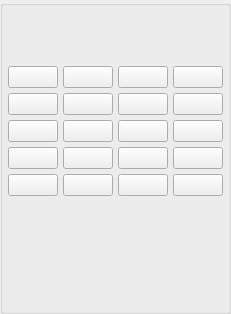
    <widget class="QGroupBox" name="groupBox">
     <property name="styleSheet">
      <string notr="true"/>
     </property>
     <property name="title">
      <string/>
     </property>
     <layout class="QGridLayout" name="gridLayout_5">
      <property name="leftMargin">
       <number>5</number>
      </property>
      <property name="topMargin">
       <number>5</number>
      </property>
      <property name="rightMargin">
       <number>5</number>
      </property>
      <property name="bottomMargin">
       <number>5</number>
      </property>
      <property name="spacing">
       <number>5</number>
      </property>
      <item row="2" column="1">
       <widget class="QPushButton" name="AIn2_Eq">
        <property name="minimumSize">
         <size>
          <width>50</width>
          <height>0</height>
         </size>
        </property>
        <property name="focusPolicy">
         <enum>Qt::NoFocus</enum>
        </property>
        <property name="text">
         <string/>
        </property>
       </widget>
      </item>
      <item row="4" column="3">
       <widget class="QPushButton" name="AIn4_Dyn">
        <property name="minimumSize">
         <size>
          <width>50</width>
          <height>0</height>
         </size>
        </property>
        <property name="focusPolicy">
         <enum>Qt::NoFocus</enum>
        </property>
        <property name="text">
         <string/>
        </property>
       </widget>
      </item>
      <item row="6" column="3">
       <widget class="ConfigGainWidget" name="AIn4_Delay" native="true">
        <property name="minimumSize">
         <size>
          <width>50</width>
          <height>50</height>
         </size>
        </property>
        <property name="MaxValue" stdset="0">
         <double>12.000000000000000</double>
        </property>
        <property name="MinValue" stdset="0">
         <double>-60.000000000000000</double>
        </property>
       </widget>
      </item>
      <item row="1" column="2">
       <widget class="QPushButton" name="AIn3_Mute">
        <property name="minimumSize">
         <size>
          <width>50</width>
          <height>0</height>
         </size>
        </property>
        <property name="focusPolicy">
         <enum>Qt::NoFocus</enum>
        </property>
        <property name="text">
         <string/>
        </property>
        <property name="checkable">
         <bool>true</bool>
        </property>
        <property name="form" stdset="0">
         <cstring>Mute</cstring>
        </property>
       </widget>
      </item>
      <item row="3" column="3">
       <widget class="QPushButton" name="AIn4_xover">
        <property name="minimumSize">
         <size>
          <width>50</width>
          <height>0</height>
         </size>
        </property>
        <property name="focusPolicy">
         <enum>Qt::NoFocus</enum>
        </property>
        <property name="text">
         <string/>
        </property>
       </widget>
      </item>
      <item row="1" column="3">
       <widget class="QPushButton" name="AIn4_Mute">
        <property name="minimumSize">
         <size>
          <width>50</width>
          <height>0</height>
         </size>
        </property>
        <property name="focusPolicy">
         <enum>Qt::NoFocus</enum>
        </property>
        <property name="text">
         <string/>
        </property>
        <property name="checkable">
         <bool>true</bool>
        </property>
        <property name="form" stdset="0">
         <cstring>Mute</cstring>
        </property>
       </widget>
      </item>
      <item row="5" column="3">
       <widget class="QPushButton" name="AIn4_Phase">
        <property name="minimumSize">
         <size>
          <width>50</width>
          <height>0</height>
         </size>
        </property>
        <property name="focusPolicy">
         <enum>Qt::NoFocus</enum>
        </property>
        <property name="text">
         <string/>
        </property>
        <property name="checkable">
         <bool>true</bool>
        </property>
       </widget>
      </item>
      <item row="0" column="0">
       <widget class="ConfigGainWidget" name="AIn1_Gain" native="true">
        <property name="minimumSize">
         <size>
          <width>50</width>
          <height>50</height>
         </size>
        </property>
        <property name="MaxValue" stdset="0">
         <double>12.000000000000000</double>
        </property>
        <property name="MinValue" stdset="0">
         <double>-60.000000000000000</double>
        </property>
       </widget>
      </item>
      <item row="6" column="1">
       <widget class="ConfigGainWidget" name="AIn2_Delay" native="true">
        <property name="minimumSize">
         <size>
          <width>50</width>
          <height>50</height>
         </size>
        </property>
        <property name="MaxValue" stdset="0">
         <double>12.000000000000000</double>
        </property>
        <property name="MinValue" stdset="0">
         <double>-60.000000000000000</double>
        </property>
       </widget>
      </item>
      <item row="2" column="3">
       <widget class="QPushButton" name="AIn4_Eq">
        <property name="minimumSize">
         <size>
          <width>50</width>
          <height>0</height>
         </size>
        </property>
        <property name="focusPolicy">
         <enum>Qt::NoFocus</enum>
        </property>
        <property name="text">
         <string/>
        </property>
       </widget>
      </item>
      <item row="3" column="0">
       <widget class="QPushButton" name="AIn1_xover">
        <property name="minimumSize">
         <size>
          <width>50</width>
          <height>0</height>
         </size>
        </property>
        <property name="focusPolicy">
         <enum>Qt::NoFocus</enum>
        </property>
        <property name="text">
         <string/>
        </property>
       </widget>
      </item>
      <item row="5" column="0">
       <widget class="QPushButton" name="AIn1_Phase">
        <property name="minimumSize">
         <size>
          <width>50</width>
          <height>0</height>
         </size>
        </property>
        <property name="focusPolicy">
         <enum>Qt::NoFocus</enum>
        </property>
        <property name="text">
         <string/>
        </property>
        <property name="checkable">
         <bool>true</bool>
        </property>
       </widget>
      </item>
      <item row="5" column="2">
       <widget class="QPushButton" name="AIn3_Phase">
        <property name="minimumSize">
         <size>
          <width>50</width>
          <height>0</height>
         </size>
        </property>
        <property name="focusPolicy">
         <enum>Qt::NoFocus</enum>
        </property>
        <property name="text">
         <string/>
        </property>
        <property name="checkable">
         <bool>true</bool>
        </property>
       </widget>
      </item>
      <item row="0" column="1">
       <widget class="ConfigGainWidget" name="AIn2_Gain" native="true">
        <property name="minimumSize">
         <size>
          <width>50</width>
          <height>50</height>
         </size>
        </property>
        <property name="MaxValue" stdset="0">
         <double>12.000000000000000</double>
        </property>
        <property name="MinValue" stdset="0">
         <double>-60.000000000000000</double>
        </property>
       </widget>
      </item>
      <item row="3" column="2">
       <widget class="QPushButton" name="AIn3_xover">
        <property name="minimumSize">
         <size>
          <width>50</width>
          <height>0</height>
         </size>
        </property>
        <property name="focusPolicy">
         <enum>Qt::NoFocus</enum>
        </property>
        <property name="text">
         <string/>
        </property>
       </widget>
      </item>
      <item row="4" column="1">
       <widget class="QPushButton" name="AIn2_Dyn">
        <property name="minimumSize">
         <size>
          <width>50</width>
          <height>0</height>
         </size>
        </property>
        <property name="focusPolicy">
         <enum>Qt::NoFocus</enum>
        </property>
        <property name="text">
         <string/>
        </property>
       </widget>
      </item>
      <item row="2" column="2">
       <widget class="QPushButton" name="AIn3_Eq">
        <property name="minimumSize">
         <size>
          <width>50</width>
          <height>0</height>
         </size>
        </property>
        <property name="focusPolicy">
         <enum>Qt::NoFocus</enum>
        </property>
        <property name="text">
         <string/>
        </property>
       </widget>
      </item>
      <item row="1" column="0">
       <widget class="QPushButton" name="AIn1_Mute">
        <property name="minimumSize">
         <size>
          <width>50</width>
          <height>0</height>
         </size>
        </property>
        <property name="focusPolicy">
         <enum>Qt::NoFocus</enum>
        </property>
        <property name="text">
         <string/>
        </property>
        <property name="checkable">
         <bool>true</bool>
        </property>
        <property name="form" stdset="0">
         <cstring>Mute</cstring>
        </property>
       </widget>
      </item>
      <item row="6" column="0">
       <widget class="ConfigGainWidget" name="AIn1_Delay" native="true">
        <property name="minimumSize">
         <size>
          <width>50</width>
          <height>50</height>
         </size>
        </property>
        <property name="MaxValue" stdset="0">
         <double>12.000000000000000</double>
        </property>
        <property name="MinValue" stdset="0">
         <double>-60.000000000000000</double>
        </property>
       </widget>
      </item>
      <item row="1" column="1">
       <widget class="QPushButton" name="AIn2_Mute">
        <property name="minimumSize">
         <size>
          <width>50</width>
          <height>0</height>
         </size>
        </property>
        <property name="focusPolicy">
         <enum>Qt::NoFocus</enum>
        </property>
        <property name="text">
         <string/>
        </property>
        <property name="checkable">
         <bool>true</bool>
        </property>
        <property name="form" stdset="0">
         <cstring>Mute</cstring>
        </property>
       </widget>
      </item>
      <item row="4" column="2">
       <widget class="QPushButton" name="AIn3_Dyn">
        <property name="minimumSize">
         <size>
          <width>50</width>
          <height>0</height>
         </size>
        </property>
        <property name="focusPolicy">
         <enum>Qt::NoFocus</enum>
        </property>
        <property name="text">
         <string/>
        </property>
       </widget>
      </item>
      <item row="3" column="1">
       <widget class="QPushButton" name="AIn2_xover">
        <property name="minimumSize">
         <size>
          <width>50</width>
          <height>0</height>
         </size>
        </property>
        <property name="focusPolicy">
         <enum>Qt::NoFocus</enum>
        </property>
        <property name="text">
         <string/>
        </property>
       </widget>
      </item>
      <item row="2" column="0">
       <widget class="QPushButton" name="AIn1_Eq">
        <property name="minimumSize">
         <size>
          <width>50</width>
          <height>0</height>
         </size>
        </property>
        <property name="focusPolicy">
         <enum>Qt::NoFocus</enum>
        </property>
        <property name="text">
         <string/>
        </property>
       </widget>
      </item>
      <item row="6" column="2">
       <widget class="ConfigGainWidget" name="AIn3_Delay" native="true">
        <property name="minimumSize">
         <size>
          <width>50</width>
          <height>50</height>
         </size>
        </property>
        <property name="MaxValue" stdset="0">
         <double>12.000000000000000</double>
        </property>
        <property name="MinValue" stdset="0">
         <double>-60.000000000000000</double>
        </property>
       </widget>
      </item>
      <item row="0" column="2">
       <widget class="ConfigGainWidget" name="AIn3_Gain" native="true">
        <property name="minimumSize">
         <size>
          <width>50</width>
          <height>50</height>
         </size>
        </property>
        <property name="MaxValue" stdset="0">
         <double>12.000000000000000</double>
        </property>
        <property name="MinValue" stdset="0">
         <double>-60.000000000000000</double>
        </property>
       </widget>
      </item>
      <item row="5" column="1">
       <widget class="QPushButton" name="AIn2_Phase">
        <property name="minimumSize">
         <size>
          <width>50</width>
          <height>0</height>
         </size>
        </property>
        <property name="focusPolicy">
         <enum>Qt::NoFocus</enum>
        </property>
        <property name="text">
         <string/>
        </property>
        <property name="checkable">
         <bool>true</bool>
        </property>
       </widget>
      </item>
      <item row="4" column="0">
       <widget class="QPushButton" name="AIn1_Dyn">
        <property name="minimumSize">
         <size>
          <width>50</width>
          <height>0</height>
         </size>
        </property>
        <property name="focusPolicy">
         <enum>Qt::NoFocus</enum>
        </property>
        <property name="text">
         <string/>
        </property>
       </widget>
      </item>
      <item row="7" column="0">
       <widget class="ConfigGainWidget" name="AIn1_Delay_ms" native="true">
        <property name="minimumSize">
         <size>
          <width>50</width>
          <height>50</height>
         </size>
        </property>
        <property name="Decimals" stdset="0">
         <number>3</number>
        </property>
       </widget>
      </item>
      <item row="0" column="3">
       <widget class="ConfigGainWidget" name="AIn4_Gain" native="true">
        <property name="minimumSize">
         <size>
          <width>50</width>
          <height>50</height>
         </size>
        </property>
        <property name="MaxValue" stdset="0">
         <double>12.000000000000000</double>
        </property>
        <property name="MinValue" stdset="0">
         <double>-60.000000000000000</double>
        </property>
       </widget>
      </item>
      <item row="7" column="1">
       <widget class="ConfigGainWidget" name="AIn2_Delay_ms" native="true">
        <property name="minimumSize">
         <size>
          <width>50</width>
          <height>50</height>
         </size>
        </property>
        <property name="Decimals" stdset="0">
         <number>3</number>
        </property>
       </widget>
      </item>
      <item row="7" column="2">
       <widget class="ConfigGainWidget" name="AIn3_Delay_ms" native="true">
        <property name="minimumSize">
         <size>
          <width>50</width>
          <height>50</height>
         </size>
        </property>
        <property name="Decimals" stdset="0">
         <number>3</number>
        </property>
       </widget>
      </item>
      <item row="7" column="3">
       <widget class="ConfigGainWidget" name="AIn4_Delay_ms" native="true">
        <property name="minimumSize">
         <size>
          <width>50</width>
          <height>50</height>
         </size>
        </property>
        <property name="Decimals" stdset="0">
         <number>3</number>
        </property>
       </widget>
      </item>
     </layout>
    </widget>
